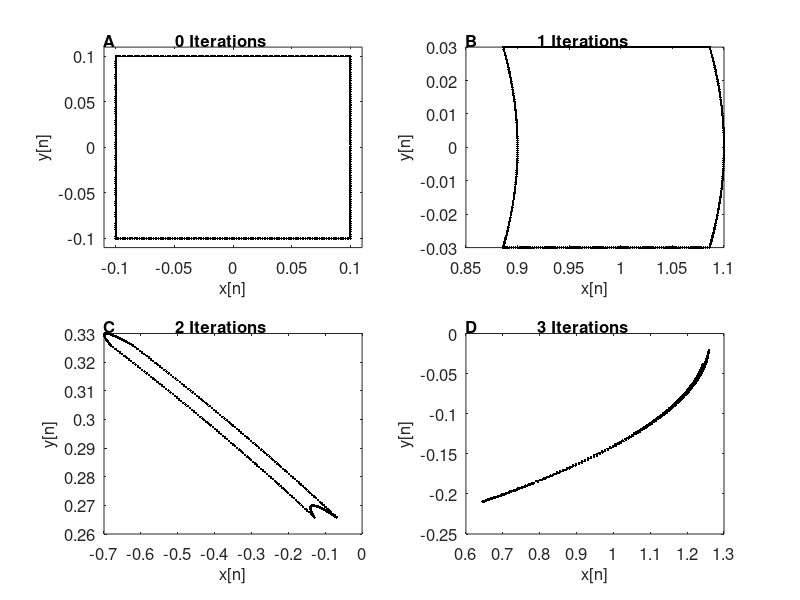

Write the MATLAB code that produced this figure.
%make rectangle
%show iterates
clear
height = 100;
lengthb = 100;
a = 1.4;
b = 0.3;
N = 100;
h= .1;
w = .1
x=[-w*ones(1,height),linspace(-w,w,lengthb),linspace(-w,w,lengthb),w*ones(1,height)];
y=[linspace(-h,h,height),-h*ones(1,lengthb),h*ones(1,lengthb),linspace(-h,h,height)];
yn_1 = y;
    subplot(2,2,1)
    plot(x,y,'k.')
title(['A            0 Iterations'], 'Units', 'normalized', ...
'Position', [0 1], 'HorizontalAlignment', 'left') 
axis ([-1.1*w,1.1*w,-1.1*h,1.1*h])
xlabel('x[n]')
ylabel('y[n]')
 %set(gca,'xtick',[],'ytick',[])
N = 3
p = 1;
t=('ABCD')
 set(gca,'FontSize',12)
for i=1:N
    xn_1=y+1-a.*x.^2;
     yn_1=b.*x;
%      subplot(3,2,p)
%     plot(xn_1,yn_1,'.')
   % 
   
   if p < 6
    p = p + 1;
 
    
     subplot(2,2,p)
    plot(xn_1,yn_1,'k.')
   %  if p == 2
  title([t(p),'            ',num2str(p-1),' Iterations'], 'Units', 'normalized', ...
'Position', [0 1], 'HorizontalAlignment', 'left') 
xlabel('x[n]')
ylabel('y[n]')
   %end
 %axis ([-1.1*w,1.1*w,-1.1*h,1.1*h])
  % p = p + 1;    
    end
    x = xn_1;
    y = yn_1;
 set(gca,'FontSize',12) 
% set(gca,'xtick',[],'ytick',[])
   % axis off
end

   set(findall(gcf,'type','text'),'FontSize',12)     


 
